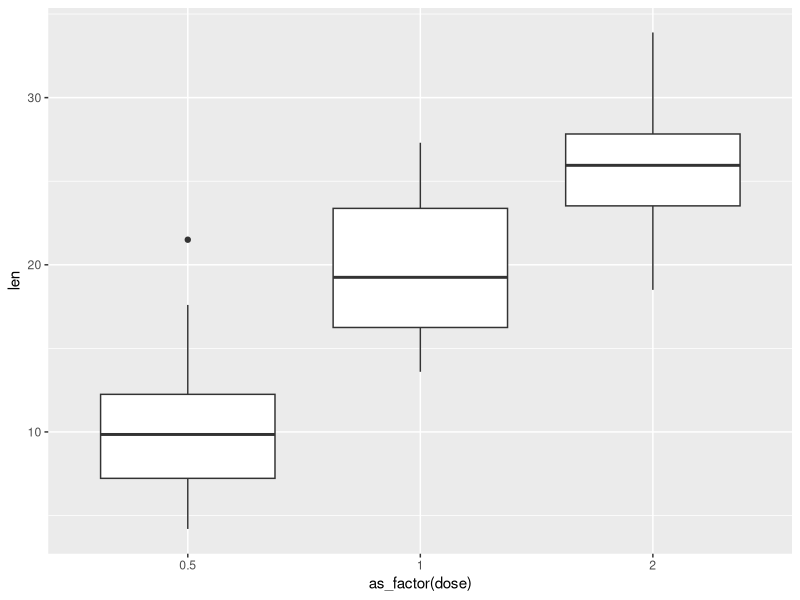

The R source for this figure:
## ---- chunk 1
library(tidyverse)
library(broom)
library(pwr)
## ---- chunk 2
# Load the ToothGrowth dataset
data("ToothGrowth")

# View the first 6 rows of ToothGrowth
head(ToothGrowth)
## ---- chunk 3
# Find mean len, median len, and standard deviation len with summarise()
ToothGrowth |> summarise(mean(len), median(len), sd(len))
## ---- chunk 4
# Perform a two-sided t-test
t.test(x = ToothGrowth$len, alternative = "two.sided", mu = 18)
## ---- chunk 5
# Perform a t-test
ToothGrowth_ttest <- t.test(len ~ supp, data = ToothGrowth)

# Tidy ToothGrowth_ttest with tidy() from the broom package
tidy(ToothGrowth_ttest)
## ---- chunk 6
# Count number of observations for each combination of supp and dose
ToothGrowth |> 
  count(supp, dose)
## ---- chunk 7
# Create a boxplot with geom_boxplot()
ggplot(data = ToothGrowth, aes(x = as_factor(dose), y = len)) +
  geom_boxplot()

## ---- chunk 8
# Create ToothGrowth_aov
ToothGrowth_aov <- aov(len ~ dose + supp, data = ToothGrowth)

# Examine ToothGrowth_aov with summary()
summary(ToothGrowth_aov)
## ---- chunk 9
# Alternative method
fit <- lm(len ~ dose + supp, data = ToothGrowth)
anova(fit)
## ---- chunk 10
# Less than
t.test(x = ToothGrowth$len, alternative = "less", mu = 18)
## ---- chunk 11
# Greater than
t.test(x = ToothGrowth$len, alternative = "greater", mu = 18)
## ---- chunk 12
# Calculate power
pwr.t.test(n = 100, 
           d = 0.35, 
           sig.level = 0.1, 
           type = "two.sample", 
           alternative = "two.sided", 
           power = NULL)
## ---- chunk 13
# Calculate sample size
pwr.t.test(n = NULL,
           d = 0.25,
           sig.level = 0.05,
           type = "one.sample",
           alternative = "greater",
           power = 0.8)
